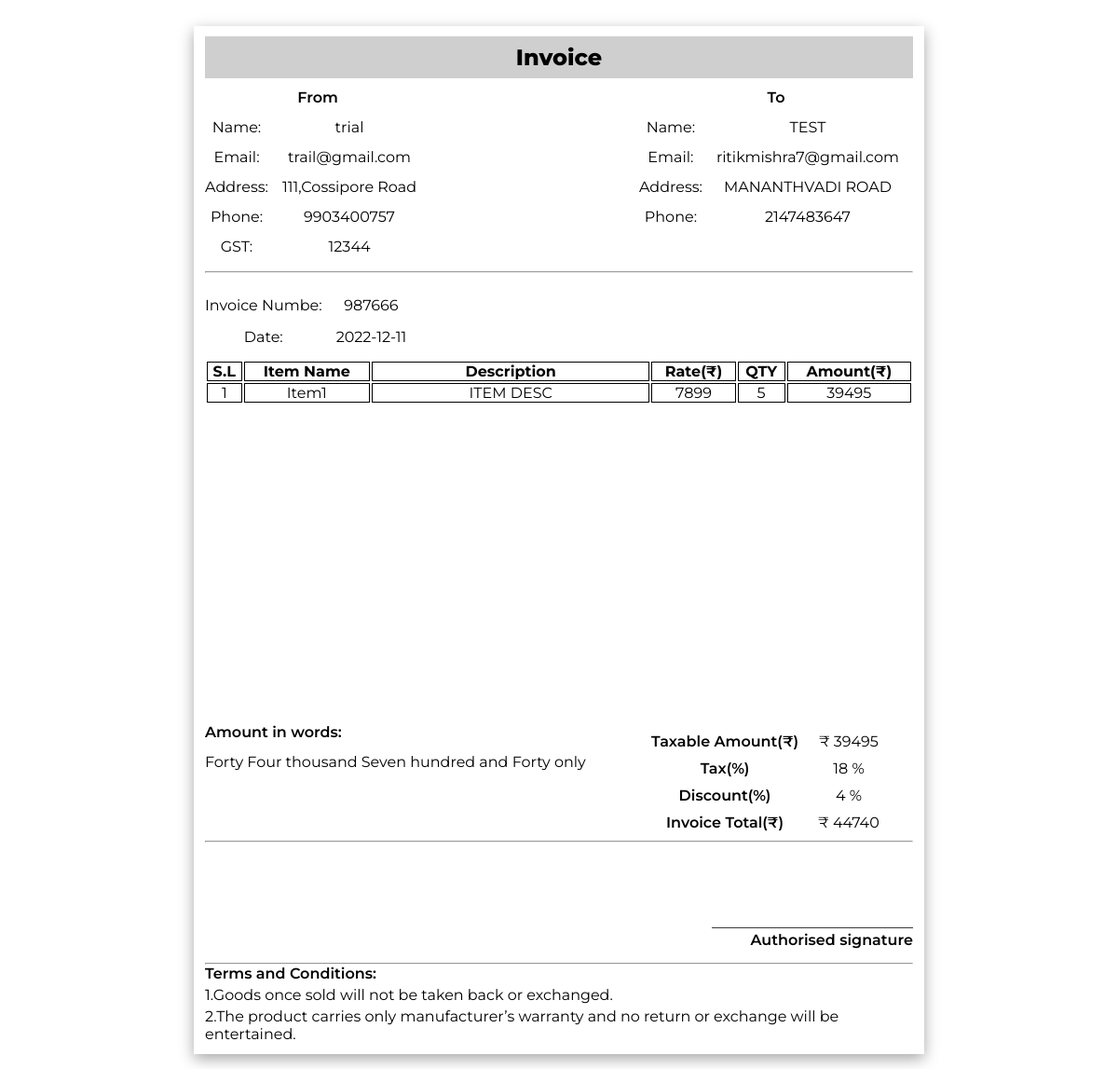
The app's page /view_invoice.php?inv_id=987666&what=view (signed in) with its own data.
### tables this page shows
CREATE TABLE `user_additional_info` (
  `username` varchar(20) NOT NULL,
  `name` varchar(20) NOT NULL,
  `email` varchar(50) NOT NULL,
  `address` varchar(50) NOT NULL,
  `phone` bigint(50) NOT NULL,
  `GST` varchar(20) NOT NULL,
  `inv_id` varchar(20) NOT NULL
);

CREATE TABLE `cust_info` (
  `inv_id` varchar(20) NOT NULL,
  `cname` varchar(20) NOT NULL,
  `caddress` varchar(50) NOT NULL,
  `cphone` int(20) NOT NULL,
  `cemail` varchar(50) NOT NULL,
  `username` varchar(20) NOT NULL
);

CREATE TABLE `total_details` (
  `inv_id` varchar(20) NOT NULL,
  `subtotal` int(100) NOT NULL,
  `tax` int(10) NOT NULL,
  `discount` int(100) NOT NULL,
  `total` int(100) NOT NULL,
  `date` date NOT NULL,
  `username` varchar(20) NOT NULL
);

CREATE TABLE `inv_info` (
  `inv_id` int(20) NOT NULL,
  `item_name` varchar(50) NOT NULL,
  `item_desc` varchar(150) NOT NULL,
  `item_rate` int(50) NOT NULL,
  `item_qty` int(50) NOT NULL,
  `item_total` int(100) NOT NULL
);

### view_invoice.php (the view, shortened to what this page needs)
<?php
$usernamee = $_SESSION['username'];
$inv_id = -1;
if (isset($_GET) && $_GET) {
    $inv_id = $_GET['inv_id'];
}
?>
<?php
$Usql = "SELECT * FROM `user_additional_info` WHERE username='$usernamee' and inv_id='$inv_id'";
$Uresult = mysqli_query($conn, $Usql);
$Bname = "";
$Bemail = "";
$Baddress = "";
$Bphone = "";
$BGST = "";
while ($row = mysqli_fetch_assoc($Uresult)) {
    $Bname = $row['name'];
    $Bemail = $row['email'];
    $Baddress = $row['address'];
    $Bphone = $row['phone'];
    $BGST = $row['GST'];
}
$Csql = "SELECT * FROM `cust_info` WHERE inv_id='$inv_id'";
$Cresult = mysqli_query($conn, $Csql);
$Cname = "";
$Caddress = "";
$Cphone = "";
$Cemail = "";
while ($row2 = mysqli_fetch_assoc($Cresult)) {
    $Cname = $row2['cname'];
    $Caddress = $row2['caddress'];
    $Cphone = $row2['cphone'];
    $Cemail = $row2['cemail'];
}
$Isql = "SELECT * FROM `total_details` WHERE inv_id='$inv_id'";
$Iresult = mysqli_query($conn, $Isql);
$subtotal = "";
$tax = "";
$discount = "";
$total = "";
$date = "";
while ($row3 = mysqli_fetch_assoc($Iresult)) {
    $subtotal = $row3['subtotal'];
    $tax = $row3['tax'];
    $discount = $row3['discount'];
    $total = $row3['total'];
    $date = $row3['date'];
}
?>
<!DOCTYPE html>
<html lang="en">
<head>
    <link rel="stylesheet" href="view_style.css?v=<?php echo time(); ?>">
</head>
<body>
    <div class="container" id="print-this">
        <div class="add-form">
            <div class="invoice-h1">
                <p>Invoice</p>
            </div>
            <div class="header-info">
                <div class="left-info">
                    <p>From</p>
                    <table>
                        <tr>
                            <td>Name:</td>
                            <td>
                                <?php echo $Bname ?>
                            </td>
                        </tr>
                        <tr>
                            <td>Email:</td>
                            <td>
                                <?php echo $Bemail ?>
                            </td>
                        </tr>
                        <tr>
                            <td>Address:</td>
                            <td>
                                <?php echo $Baddress ?>
                            </td>
                        </tr>
                        <tr>
                            <td>Phone:</td>
                            <td>
                                <?php echo $Bphone ?>
                            </td>
                        </tr>
                        <tr>
                            <td>GST:</td>
                            <td>
                                <?php echo $BGST ?>
                            </td>
                        </tr>
                    </table>
                </div>
                <div class="right-info">
                    <p>To</p>
                    <table>
                        <tr>
                            <td>Name:</td>
                            <td>
                                <?php echo $Cname ?>
                            </td>
                        </tr>
                        <tr>
                            <td>Email:</td>
                            <td>
                                <?php echo $Cemail ?>
                            </td>
                        </tr>
                        <tr>
                            <td>Address:</td>
                            <td>
                                <?php echo $Caddress ?>
                            </td>
                        </tr>
                        <tr>
                            <td>Phone:</td>
                            <td>
                                <?php echo $Cphone ?>
                            </td>
                        </tr>
                    </table>
                </div>
            </div>
            <hr>
            <div class="add-box">
                <table>
                    <tr>
                        <td>Invoice Numbe:</td>
                        <td>
                            <?php echo $inv_id ?>
                        </td>
                    </tr>
                    <tr>
                        <td>Date:</td>
                        <td>
                            <?php echo $date ?>
                        </td>
                    </tr>
                </table>
            </div>
            <table id="items-table" class="display cell-border">
                <thead>
                    <tr>
                        <th class="no-border"> S.L</th>
                        <th class="no-border"> Item Name</th>
                        <th class="no-border" style="width: 40%;">Description</th>
                        <th class="no-border">Rate(₹)</th>
                        <th class="no-border">QTY</th>
                        <th class="no-border">Amount(₹)</th>
                    </tr>
                </thead>
                <tbody>
                    <?php
                    $Itemsql = "SELECT * FROM `inv_info` WHERE inv_id='$inv_id'";
                    $itemresult = mysqli_query($conn, $Itemsql);
                    $num = 1;
                    while ($row4 = mysqli_fetch_assoc($itemresult)) {
                        $itemname = $row4['item_name'];
                        $itemdesc = $row4['item_desc'];
                        $itemrate = $row4['item_rate'];
                        $itemqty = $row4['item_qty'];
                        $itemtotal = $row4['item_total'];
                        echo '<tr id="row' . $num . '" class="row' . $num . '">
                                <td class="no-border">' . $num . '</td>
                                <td class="no-border">' . $itemname . '
                                </td>
                                <td class="no-border" style="width: 40%;">' . $itemdesc . '
                                </td>
                                <td class="no-border">' . $itemrate . '
                                </td>
                                <td class="no-border" id="qty">' . $itemqty . '</td>
                                <td class="no-border amt">' . $itemtotal . '
                                </td>
                            </tr>';
                        $num = $num + 1;
                    }
                    ?>
                </tbody>
            </table>
            <footer class="footer">
                <div class="total">
                    <div class="words">
                        <p class="bold">Amount in words:</p>
                        <p id="words-here">One thousand one hundred and one</p>
                    </div>
                    <table id="total-table">
                        <tr>
                            <td class="bold">Taxable Amount(₹)</td>
                            <td>₹
                                <?php echo $subtotal ?>
                            </td>
                        </tr>
                        <tr>
                            <td class="bold">Tax(%)</td>
                            <td>
                                <?php echo $tax ?> %
                            </td>
                        </tr>
                        <tr>
                            <td class="bold">Discount(%)</td>
                            <td>
                                <?php echo $discount ?> %
                            </td>
                        </tr>
                        <tr>
                            <td class="bold">Invoice Total(₹)</td>
                            <td id="total">₹
                                <?php echo $total ?>
                            </td>
                        </tr>
                    </table>
                </div>
                <hr>
                <div class="signature">
                    <p>___________________________</p>
                    <p class="bold">Authorised signature</p>
                </div>
                <hr>
                <div class="terms-box">
                    <p class="bold">Terms and Conditions:</p>
                    <p>1.Goods once sold will not be taken back or exchanged.</p>
                    <p>2.The product carries only manufacturer’s warranty and no return or exchange will be entertained.
                    </p>
                </div>
            </footer>
        </div>
    </div>
</body>
</html>

### records on screen
user_additional_info: name "trial", email "trail@gmail.com", address "111,Cossipore Road", phone "9903400757", GST "12344"
cust_info: cname "TEST", cemail "ritikmishra7@gmail.com", caddress "MANANTHVADI ROAD", cphone "2147483647"
total_details: date "2022-12-11", subtotal "39495", tax "18", discount "4", total "44740"
inv_info: item_name "Item1", item_desc "ITEM DESC", item_rate "7899", item_qty "5", item_total "39495"

### other values on screen
$inv_id "987666"
